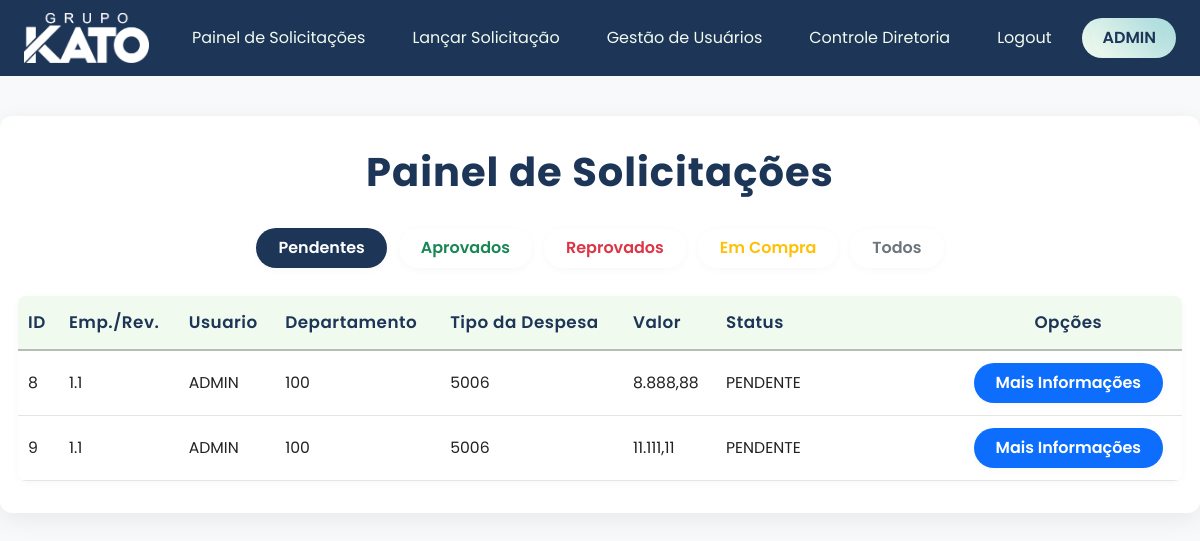
The app's page /painel-solicitacoes/ (signed in) with its own data.
### models/database.py (models this page shows)
class Usuarios(UserMixin, Model):
    USUARIO = CharField(unique=True)
    SENHA = CharField()
    NOME = CharField()
    CPF = CharField()
    FUNCAO = CharField()
    EMPRESA = IntegerField()
    REVENDA = IntegerField()
    class Meta:
        database = db

class Solicitacoes(Model):
    EMPRESA = IntegerField()
    REVENDA = IntegerField()
    USUARIO_SOLICITANTE = CharField()
    DEPARTAMENTO = CharField()
    TIPO_DESPESA = CharField()
    DESCRICAO = CharField()
    VALOR = FloatField()
    STATUS = CharField()
    MOTIVO_REPROVA = CharField()
    class Meta:
        database = db

### routes/blueprint_painel_solicitacoes.py (the view)
@blueprint_painel_solicitacoes.route('/', methods=['POST', 'GET'])
@login_required
def painel_solicitacoes():
        filtro = request.args.get('filtro', 'PENDENTE')
        query = Solicitacoes.select().where(Solicitacoes.USUARIO_SOLICITANTE == current_user.USUARIO)
        if filtro == 'PENDENTE':
                query = query.where(Solicitacoes.STATUS == 'PENDENTE')
        elif filtro == 'APROVADO':
                query = query.where(Solicitacoes.STATUS == 'APROVADO')
        elif filtro == 'REPROVADO':
                query = query.where(Solicitacoes.STATUS == 'REPROVADO')
        elif filtro == 'COMPRA':
                query = query.where(Solicitacoes.STATUS == 'COMPRA')
        elif filtro == 'TODOS':
                query = query.order_by(Solicitacoes.STATUS)
        return render_template('painel_solicitacoes.html', solicitacoes=query, filtro=filtro, usuario_logado=current_user)

### main.py (called while the page is built)
@login_manager.user_loader
def load_user(user_id):
    try:
        return Usuarios.get(Usuarios.id == int(user_id))
    except Usuarios.DoesNotExist:
        return None

### templates/painel_solicitacoes.html (shortened to what this page needs)
<!DOCTYPE html>
<html lang="pt-br">
<head>
    <link href="https://cdn.jsdelivr.net/npm/bootstrap@5.3.0/dist/css/bootstrap.min.css" rel="stylesheet">
    <link rel="stylesheet" href="{{ url_for('static', filename='css/painel_solicitacoes.css') }}">
</head>
<body>
    <header>
        <nav class="navbar navbar-light bg-dark px-4">
            <a class="navbar-brand" href="{{ url_for('blueprint_principal.principal') }}"><img src="{{ url_for('static', filename='img/Logo - Grupo Kato Branco.png') }}" alt="Logo KATO"></a>
            <ul class="nav">
                <li class="nav-item">
                    <a class="nav-link text-white" href="{{ url_for('blueprint_painel_solicitacoes.painel_solicitacoes') }}">Painel de Solicitações</a>
                </li>
                <li class="nav-item">
                    <a class="nav-link text-white" href="{{ url_for('blueprint_lancar_solicitacao.lancar_solicitacao') }}">Lançar Solicitação</a>
                </li>
                {% if current_user.FUNCAO == 'ADMIN' %}
                    <li class="nav-item">
                        <a class="nav-link text-white" href="{{ url_for('blueprint_gestao_usuarios.gestao_usuarios') }}">Gestão de Usuários</a>
                    </li>
                {% endif %}
                {% if current_user.FUNCAO == 'ADMIN' or current_user.FUNCAO == 'DIRETORIA' %}
                    <li class="nav-item">
                        <a class="nav-link text-white" href="{{url_for('blueprint_controle_diretoria.controle_diretoria')}}">Controle Diretoria</a>
                    </li>
                {% endif %}
                <li class="nav-item">
                    <a class="nav-link text-white" href="{{ url_for('blueprint_principal.logout') }}">Logout</a>
                </li>
                <li class="user">
                    <a class="user" href="">{{ usuario_logado.USUARIO }}</a>
                </li>
            </ul>
        </nav>
    </header>
    <main>
        <div class="container">
            <h1 class="titulo">Painel de Solicitações</h1>
            <div class="container-btn">
                <form method="GET" class="formulario-btn">
                    <button type="submit" name="filtro" value="PENDENTE" class="btn btn-outline-primary {% if filtro == 'PENDENTE' %}active{% endif %}">Pendentes</button>
                    <button type="submit" name="filtro" value="APROVADO" class="btn btn-outline-success {% if filtro == 'APROVADO' %}active{% endif %}">Aprovados</button>
                    <button type="submit" name="filtro" value="REPROVADO" class="btn btn-outline-danger {% if filtro == 'REPROVADO' %}active{% endif %}">Reprovados</button>
                    <button type="submit" name="filtro" value="COMPRA" class="btn btn-outline-warning {% if filtro == 'COMPRA' %}active{% endif %}">Em Compra</button>
                    <button type="submit" name="filtro" value="TODOS" class="btn btn-outline-secondary {% if filtro == 'TODOS' %}active{% endif %}">Todos</button>
                </form>
            </div>
            <table class="tabela">
                <thead>
                    <tr class="head-lista">
                        <th>ID</th>
                        <th>Emp./Rev.</th>
                        <th>Usuario</th>
                        <th>Departamento</th>
                        <th>Tipo da Despesa</th>
                        <th>Valor</th>
                        <th>Status</th>
                        <th>Opções</th>
                    </tr>
                </thead>
                <tbody>
                        {% for s in solicitacoes %}
                            <tr class="body-lista">
                                <td>{{ s.id }}</td>
                                <td>{{ s.EMPRESA }}.{{ s.REVENDA }}</td>
                                <td>{{ s.USUARIO_SOLICITANTE }}</td>
                                <td>{{ s.DEPARTAMENTO }}</td>
                                <td>{{ s.TIPO_DESPESA }}</td>
                                <td>{{ "{:,.2f}".format(s.VALOR).replace(",", "X").replace(".", ",").replace("X", ".") }}</td>
                                <td>{{ s.STATUS }}</td>
                                <td><a href="{{ url_for('blueprint_painel_solicitacoes.mais_info_sol', id=s.id) }}" class="btn btn-primary">Mais Informações</a></td>
                            </tr>
                        {% else %}
                            <tr>
                                <td colspan="5" class="nenhuma-solicitacao">Nenhuma solicitação foi encontrada</td>
                            </tr>
                        {% endfor %}
                </tbody>
            </table >
        </div>
    </main>
</body>
</html>

### static/css/painel_solicitacoes.css (style rules this page uses)
:root { --primary-color: #1d3557; --secondary-color: #f1faee; }
* { font-family: 'Poppins', sans-serif; }
body, html { margin: 0; padding: 0; background-color: #f8f9fa; }
.nav { display: flex; gap: 15px; list-style: none; padding: 0; margin: 0; }
.navbar { background-color: var(--primary-color) !important; }
.navbar-brand img { max-height: 50px; width: auto; margin-right: 10px; }
.navbar-brand { font-weight: bold; font-size: 1.5rem; color: var(--secondary-color) !important; }
.nav-link { color: var(--secondary-color) !important; transition: color 0.3s ease; }
.user { text-decoration: none; color: var(--primary-color); font-weight: 600; font-size: 1rem; text-transform: uppercase; padding: 8px 10px; border-radius: 20px; background: linear-gradient(45deg, #f1faee, #a8dadc); transition: all 0.3s ease; }
.container { background: hsl(0, 0%, 100%); max-width: 1400px; margin: 40px auto 60px auto; padding: 32px 18px; border-radius: 12px; box-shadow: 0 6px 24px rgba(0,0,0,0.07); }
.titulo { color: var(--primary-color); text-align: center; margin-bottom: 32px; font-weight: 700; letter-spacing: 1px; }
.container-btn { display: flex; justify-content: center; margin-bottom: 28px; }
.formulario-btn { display: flex; gap: 12px; }
.btn { font-size: 1rem; font-weight: 600; border-radius: 20px; padding: 8px 22px; border: none; transition: background 0.2s, color 0.2s, box-shadow 0.2s; box-shadow: 0 2px 8px rgba(0,0,0,0.03); }
.btn.active, .btn:active { background-color: var(--primary-color) !important; color: #fff !important; border-color: var(--primary-color) !important; }
.tabela { width: 100%; border-collapse: separate; border-spacing: 0; background: #fff; border-radius: 8px; overflow: hidden; box-shadow: 0 2px 8px rgba(0,0,0,0.03); }
.tabela th { background: var(--secondary-color); color: var(--primary-color); font-weight: 600; padding: 14px 10px; border-bottom: 2px solid rgba(38, 38, 38, 0.287); text-align: left; font-size: 1.05rem; letter-spacing: 0.5px; }
.tabela td { padding: 12px 10px; background: #fff; color: #222; font-size: 0.98rem; border-bottom: 1px solid #e5e5e5; vertical-align: middle; transition: background 0.2s; }
.tabela tr:nth-child(even) td { background: var(--table-row-alt); }
.tabela td:nth-child(7), .tabela th:nth-child(7) { min-width: 220px; max-width: 400px; white-space: pre-line; word-break: break-word; }
.head-lista th:last-child, .body-lista td:last-child { text-align: center; vertical-align: middle; }

### records on screen
Usuarios: USUARIO "ADMIN"
Solicitacoes: id "8", EMPRESA "1", REVENDA "1", USUARIO_SOLICITANTE "ADMIN", DEPARTAMENTO "100", TIPO_DESPESA "5006", VALOR "8.888,88", STATUS "PENDENTE"
Solicitacoes: id "9", EMPRESA "1", REVENDA "1", USUARIO_SOLICITANTE "ADMIN", DEPARTAMENTO "100", TIPO_DESPESA "5006", VALOR "11.111,11", STATUS "PENDENTE"
